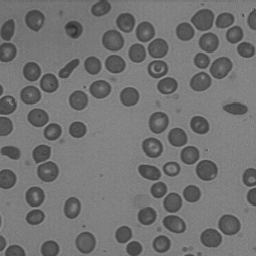
#> input picture images/cells.png, 256 x 256 px
$ python k_means_segmentation.py
#> lines starting #> are read from the running program, lines starting #| are printed output that depends on the picture; after the words box and inside, x2 and y2 are one past the last pixel; in counts of white or black regions, pixels touching at a corner belong together
import matplotlib.pyplot as plt
from skimage.io import imread
from skimage.util import img_as_float
import numpy as np
from skimage.filters import threshold_otsu
import os

image = img_as_float(imread('../images/cells.png', as_gray=True))
#> image: shape (256, 256) float64; min 0.153, max 0.612, mean 0.45

T = 0.5 * (image.max() + image.min())
#> T = 0.382
epsilon = 1e-4
done = False

# Une chose très classique ...
while not done:
    G1 = image[image >= T]
    G2 = image[image < T]

    mu1 = G1.mean() if len(G1) > 0 else 0
    mu2 = G2.mean() if len(G2) > 0 else 0

    T_new = 0.5 * (mu1 + mu2)

    if abs(T_new - T) < epsilon:
        done = True
    T = T_new
#> this loop made 3 passes
#> (mu1, mu2, T_new, T) on passes 1 to 3: (0.491, 0.325, 0.408, 0.408), (0.494, 0.331, 0.413, 0.413), (0.495, 0.331, 0.413, 0.413)

segmented = image > T
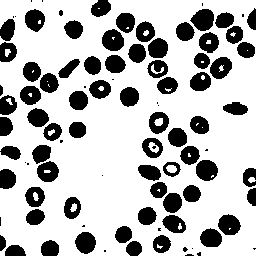
#> segmented: shape (256, 256) bool; 72.7% white; 95 black regions (25 under 20 px), largest, box (x1, y1, x2, y2) and area: (190, 9, 214, 31) 383, (102, 29, 124, 51) 371, (196, 160, 218, 181) 362

plt.figure(figsize=(10, 5))
titles = ['Image originale', f'Seuillage k-means (T={T:.3f})']
#> titles = ['Image originale', 'Seuillage k-means (T=0.413)']
images = [image, segmented]

for i, (img, title) in enumerate(zip(images, titles)):
    plt.subplot(1, 2, i + 1)
    plt.imshow(img, cmap='gray')
    plt.title(title)
    plt.axis('off')
#> this loop made 2 passes
#> title on passes 1 to 2: 'Image originale', 'Seuillage k-means (T=0.413)'

plt.tight_layout()
plt.show()
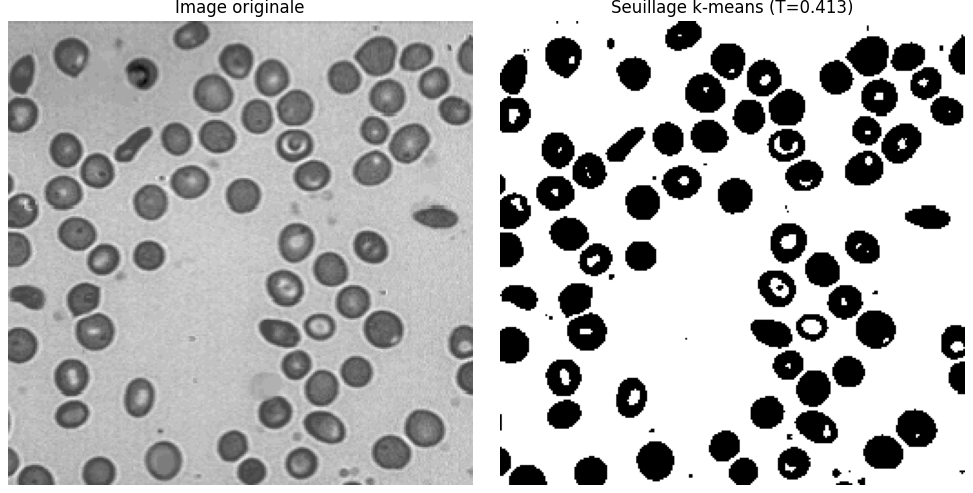
#> figure drawn by matplotlib, 2 panels

def autothresh(image):
    s = 0.5 * (np.min(image) + np.max(image))
#> s = 0.382
    done = False
    while not done:
        B = image > s
        sNext = 0.5 * (np.mean(image[B]) + np.mean(image[~B]))
        done = abs(s - sNext) < 1e-4
        s = sNext
#> this loop made 3 passes
#> (sNext, done, s) on passes 1 to 3: (0.408, False, 0.408), (0.413, False, 0.413), (0.413, True, 0.413)
#> pass 1, in autothresh, `B = image > s`:
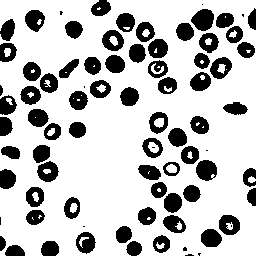
#> B: shape (256, 256) bool; 75.2% white; 81 black regions (12 under 20 px), largest, box (x1, y1, x2, y2) and area: (191, 9, 214, 31) 370, (196, 160, 217, 181) 338, (219, 215, 240, 235) 306
    return s

s_auto = autothresh(image)
#> s_auto = 0.413
s_otsu = threshold_otsu(image)
#> s_otsu = 0.412

plt.figure(figsize=(10, 5))
plt.subplot(1, 2, 1)
plt.imshow(image > s_auto, cmap='gray')
plt.title(f'Seuillage automatique (s = {s_auto:.3f})')
plt.axis('off')

plt.subplot(1, 2, 2)
plt.imshow(image > s_otsu, cmap='gray')
plt.title(f'Seuillage Otsu (s = {s_otsu:.3f})')
plt.axis('off')

plt.tight_layout()
plt.show()
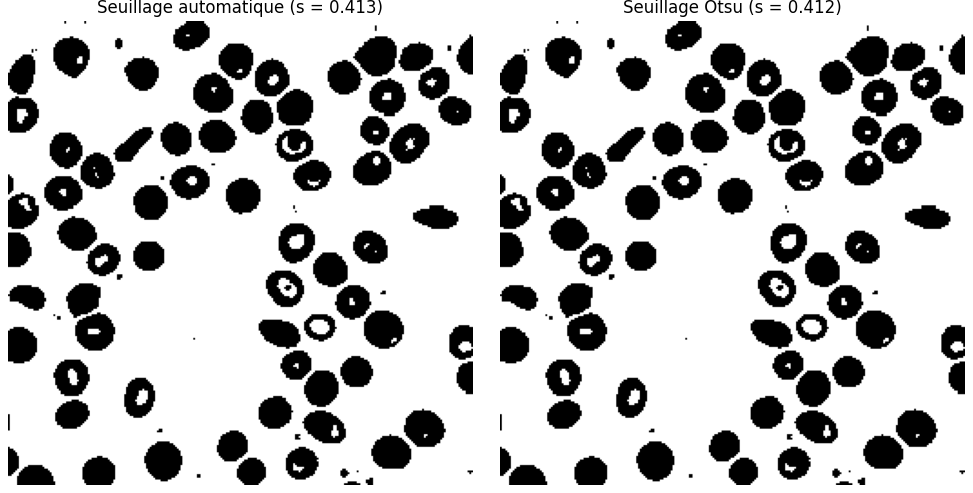
#> figure drawn by matplotlib, 2 panels

$ run again, with images/Tv16.png copied over images/cells.png
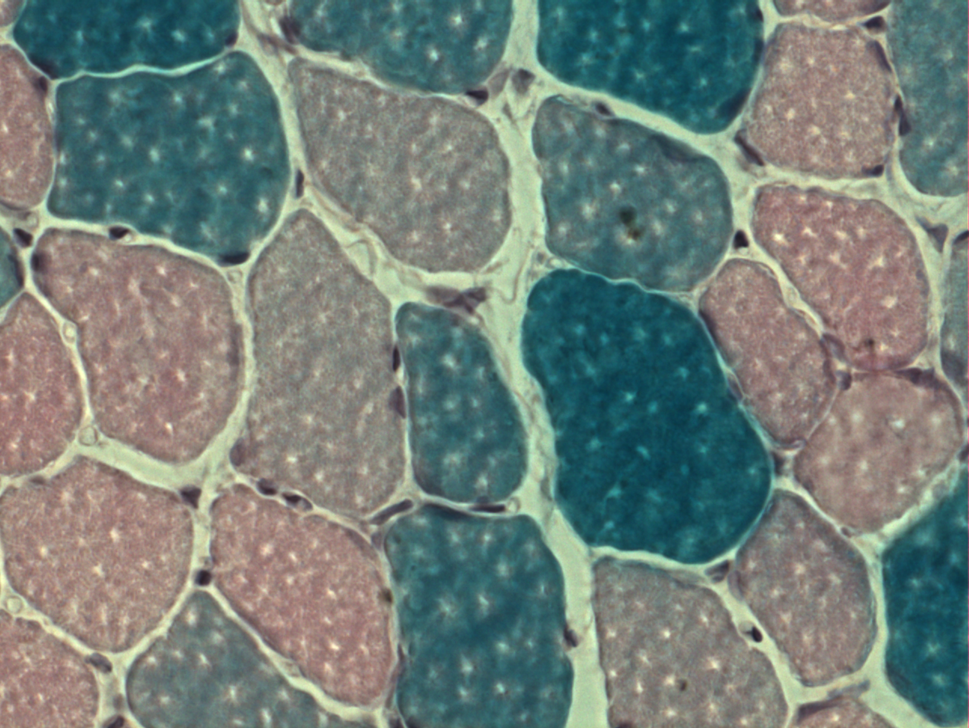
#> input picture images/Tv16.png, 969 x 728 px, shrunk from 1286 x 966 before the run
#> `T = 0.5 * (image.max() + image.min())`: T = 0.552
#> the loop `while not done:` made 18 passes
#> (mu1, mu2, T_new, T) on passes 1 to 8: (0.664, 0.414, 0.539, 0.539), (0.65, 0.406, 0.528, 0.528), (0.638, 0.398, 0.518, 0.518), (0.628, 0.391, 0.509, 0.509), (0.62, 0.384, 0.502, 0.502), (0.613, 0.377, 0.495, 0.495), (0.608, 0.372, 0.49, 0.49), (0.604, 0.368, 0.486, 0.486)
#> `segmented = image > T`:
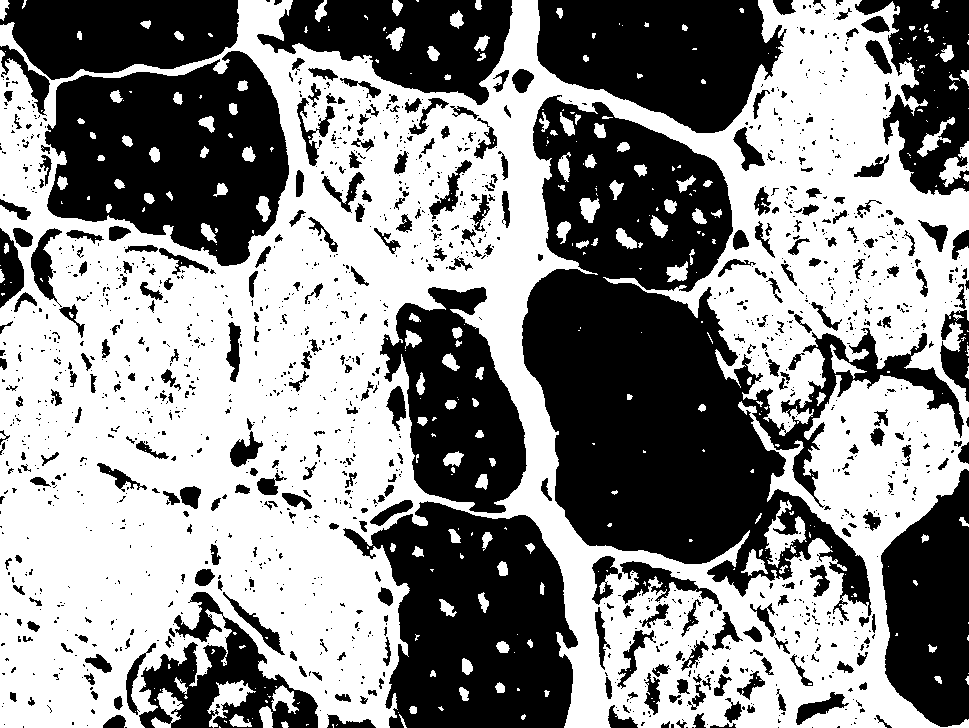
#> segmented: shape (728, 969) bool; 54.6% white; 1571 black regions (1205 under 20 px), largest, box (x1, y1, x2, y2) and area: (522, 95, 964, 621) 90402, (45, 51, 289, 266) 35021, (343, 501, 578, 728) 34791
#> titles = ['Image originale', 'Seuillage k-means (T=0.476)']
#> the loop `for i, (img, title) in enumerate(zip(images, titles)):` made 2 passes
#> title on passes 1 to 2: 'Image originale', 'Seuillage k-means (T=0.476)'
#> in autothresh, `s = 0.5 * (np.min(image) + np.max(image))`: s = 0.552
#> the loop in autothresh, `while not done:` made 18 passes
#> (sNext, done, s) on passes 1 to 8: (0.539, False, 0.539), (0.528, False, 0.528), (0.518, False, 0.518), (0.509, False, 0.509), (0.502, False, 0.502), (0.495, False, 0.495), (0.49, False, 0.49), (0.486, False, 0.486)
#> s_auto = 0.476
#> s_otsu = 0.475
#> `plt.show()`:
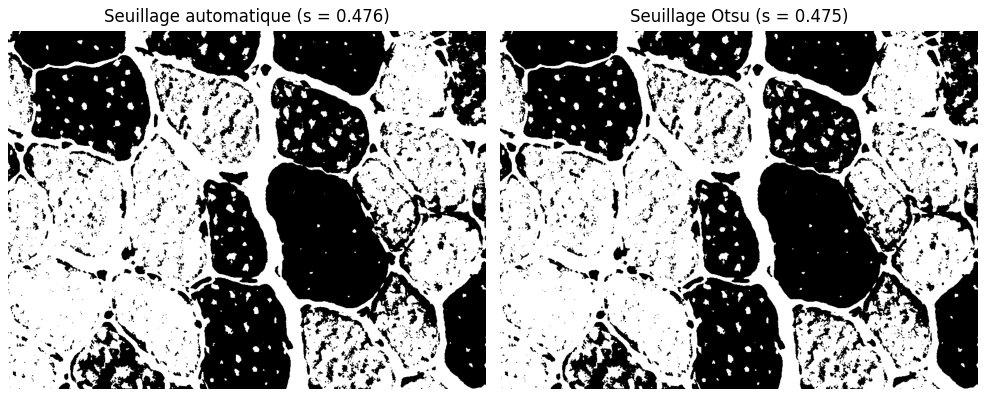
#> figure drawn by matplotlib, 2 panels
